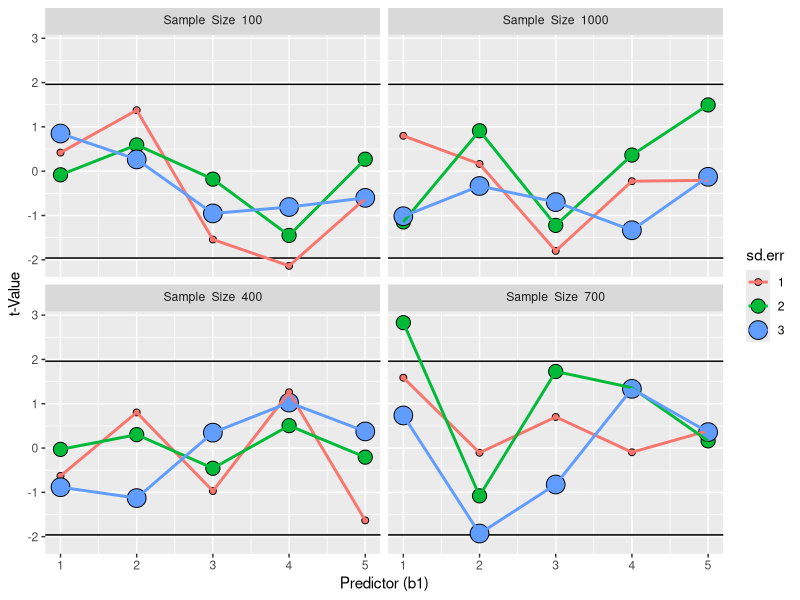

Write R code to recreate this figure. (Note: this script raises an error after producing the figure.)
## ---- chunk 1
library(ggplot2)
library(dplyr)


set.seed = 12321
## ---- chunk 2
gen.mod <- function(n = 100, b0 =2, b1 = 3, sd.err =1){
  # Function: generate predictors and responses for given linear model parameters
  # Args: linear model parameters n, b0, b1, sd.err
  # Returns: dataframe of predictors and corresponding responses
  predictor <- runif(n) - 0.5
  response <- b0 + b1 * predictor + rnorm(n, mean = 0, sd = sd.err)
  return(data.frame(response = response, predictor = predictor))
}
## ---- chunk 3
MakeParameterMatrix <- function(n = 100, b0 = 2, b1 = 3, sd.err = 1){
  # Function: Collect summary stats for combinations of parameters
  # Args: single element or list for each paramater: n, b0, b1, sd.err
  # Returns: a dataframe of all combinations of parameters plus t and p-values
  
  # Make empty matrix
  df <- matrix(ncol = 5, nrow =  (length(n)*
                                       length(b0)*
                                       length(b1)*
                                       length(sd.err)), NA)
  df <- as.data.frame(df)
  names(df) <- c("n","b0","b1","sd.err","t.value")
  
  # Iterate through combinations of paramters and store t and p values
  row = 1
  for(i in 1:length(n)){
    for(j in 1:length(b1)){
        for(l in 1:length(sd.err)){
          m1 <- lm(response ~ predictor , 
                   data = gen.mod(n[[i]], b1[[j]], b0, sd.err[[l]]))
          
         df$n[[row]] <- n[[i]]
         df$b1[[row]] <- b1[[j]]
         df$b0[[row]] <- b0
         df$sd.err[[row]] <- sd.err[[l]]
         df$t.value[[row]] <- summary(m1)[[4]][[6]]
         df$p.value[[row]] <- summary(m1)$coefficients[,4][[2]]
         row = row + 1
        }
      }
    }
  
  return(df)
}
## ---- chunk 4
# Set range of parameters
n <- seq(100,1000,300)
b0 <- 0
b1<- seq(1,5)
sd.err<- seq(1,3)

# Run function to get dataframe
estimates <- MakeParameterMatrix(n, b0, b1, sd.err)
head(estimates)
## ---- chunk 5
estimates$n <- as.character(estimates$n)
estimates$sd.err <- as.character(estimates$sd.err)
ggplot(data = estimates,mapping = aes(x = b1, y = t.value, size = sd.err, fill = sd.err)) +
  geom_hline(yintercept = 1.96) +
  geom_hline(yintercept = -1.96) +
  geom_point(shape = 21) + 
  geom_line(size = 1, mapping = aes(colour = sd.err))+
  ylab("t-Value") +
  xlab("Predictor (b1)") +
  facet_wrap(~n, labeller = label_bquote(Sample~~Size~~ .(n)))
## ---- chunk 6
n <- 100 # set sample size to 100
b0 <- 0  # set intercept to 0
b1 <- 0  # no effect
sd.err <- seq(1,5)

estimates.2 <- MakeParameterMatrix(n, b0, b1, sd.err)
estimates.2$n <- as.character(estimates.2$n)
estimates.2$sd.err <- as.character(estimates.2$sd.err)

ggplot(data = estimates.2,mapping = aes(x = b1, y = p.value, size = sd.err, fill = sd.err)) +
  geom_point(shape = 21) + 
  ylab("p-Value") +
  xlab("Predictor (b1)") +
  facet_wrap(~n, labeller = label_bquote(Sample~~Size~~ .(n)))
## ---- chunk 7
n <- 25
sd.err  <- 1
b1 <- seq(1,10)
estimates.3 <- MakeParameterMatrix(n = n, sd.err = sd.err, b1 = b1)

ggplot(data = estimates.3, mapping = aes(p.value)) +
  geom_density() +
  facet_wrap(~n, labeller = label_bquote(Sample~~Size~~ .(n))) 
## ---- chunk 8
GetProportionPvalBelowAlpha <- function(p.values, alpha){
  tot_p <- as.numeric(length(p.values))
  alpha_p <- as.numeric(length(which(p.values <= alpha)))
  pval_prop <- alpha_p/tot_p
  return(pval_prop)
}
## ---- chunk 9
pval_prop <- GetProportionPvalBelowAlpha(estimates.3$p.value, 0.05)
print(paste("Proportion of p-values below 0.05: ",pval_prop))
## ---- chunk 10

sd.err  <- seq(1,5) # make range of sd.err

estimates.3 <- MakeParameterMatrix(n = n, sd.err = sd.err, b1 = b1) 

pval.summary <- as.data.frame(
  matrix(ncol = 2, nrow = length(sd.err))
  )
colnames(pval.summary) <- c("sd.err","pval_prop")


for(i in 1:length(sd.err)){
  sd.err.subset <- estimates.3 %>%
    filter(sd.err == sd.err[[i]])
  pval.summary$error[[i]] <- sd.err[[i]]
  pval.summary$pval_prop[[i]] <- GetProportionPvalBelowAlpha(sd.err.subset$p.value, 0.05)
}

ggplot(data = pval.summary, mapping = aes(x = error, y = pval_prop)) +
  geom_point() 
